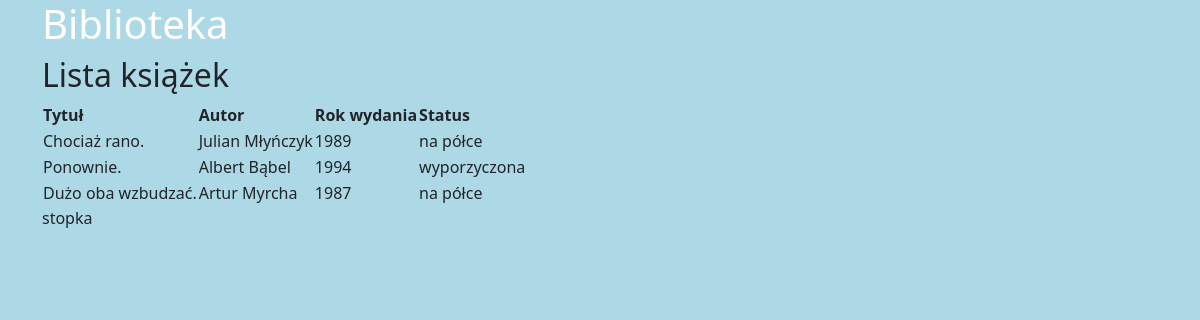
The page /books/ on the database as committed earlier.
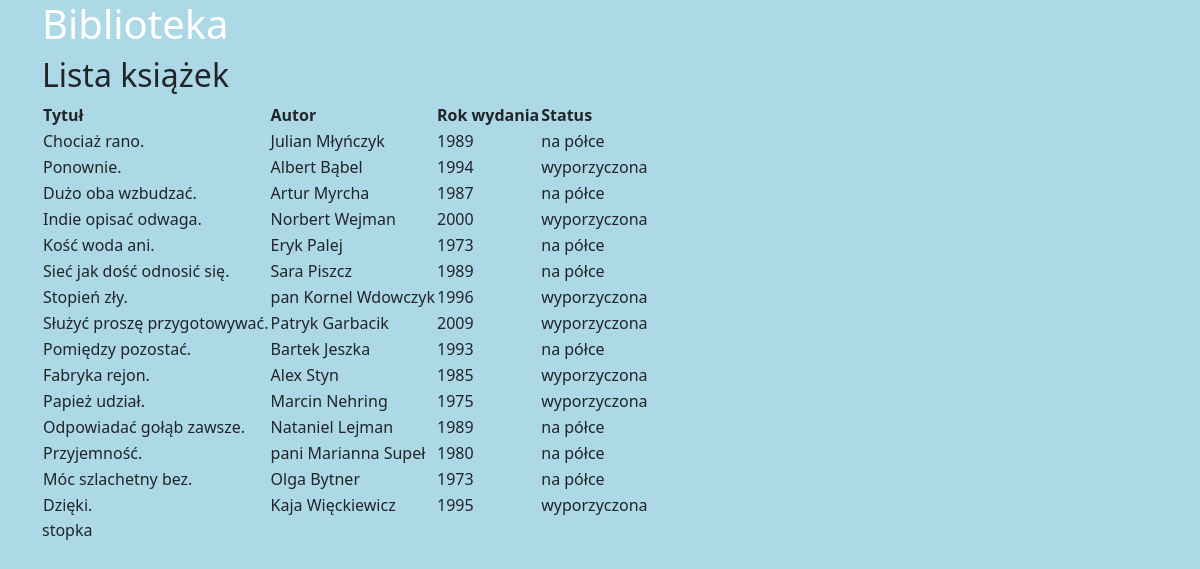
The same page on the database as committed later.
### books/models.py (models this page shows, shortened)
class Book(models.Model):
    title = models.CharField(max_length=255)
    description = models.TextField()
    available = models.BooleanField(default=False)
    publication_year = models.IntegerField()
    author = models.CharField(max_length=100)

### books/views.py (the view)
# urls.py: path('', books_list),
def books_list(request):
    books = Book.objects.all()
    context = {"books_list": books}
    return render(request, "books/list_books1.html", context)

### books/templates/books/list_books1.html (shortened to what this page needs)
{% extends "books/base.html" %}
{% block content %}
<h2>Lista książek</h2>
<table>
    <thead>
    <tr>
        <th>Tytuł</th>
        <th>Autor</th>
        <th>Rok wydania</th>
        <th>Status</th>
    </tr>
    </thead>
    <tbody>
    {% for book in books_list %}
        <tr>
            <td>{{ book.title }}</td>
            <td>{{ book.author }}</td>
            <td>{{ book.publication_year }}</td>
            {% if book.available %}
                <td>na półce</td>
            {% else %}
                <td>wyporzyczona</td>
            {% endif %}
        </tr>
    {% endfor %}
    </tbody>
</table>
{% endblock %}

### books/templates/books/base.html (shortened to what this page needs)
{% load static %}
<!DOCTYPE html>
<html lang="en">
<head>
    <link href="https://cdn.jsdelivr.net/npm/bootstrap@5.0.2/dist/css/bootstrap.min.css" rel="stylesheet">
    <link href="{% static 'main/css/style.css' %}" rel="stylesheet">
</head>
<body>
<div class="container">
    <header><h1>Biblioteka</h1></header>
    {% block content %}
    {% endblock %}
    <footer>stopka</footer>
</div>
</body>
</html>

### main/static/main/css/style.css (style rules this page uses)
body { background-color: lightblue; }
h1 { color: white; }

Rows that differ between the two databases and show on the page:
added Book: title "Indie opisać odwaga.", author "Norbert Wejman", publication_year "2000", available "wyporzyczona"
added Book: title "Kość woda ani.", author "Eryk Palej", publication_year "1973", available "na półce"
added Book: title "Sieć jak dość odnosić się.", author "Sara Piszcz", publication_year "1989", available "na półce"
added Book: title "Stopień zły.", author "pan Kornel Wdowczyk", publication_year "1996", available "wyporzyczona"
added Book: title "Służyć proszę przygotowywać.", author "Patryk Garbacik", publication_year "2009", available "wyporzyczona"
added Book: title "Pomiędzy pozostać.", author "Bartek Jeszka", publication_year "1993", available "na półce"
added Book: title "Fabryka rejon.", author "Alex Styn", publication_year "1985", available "wyporzyczona"
added Book: title "Papież udział.", author "Marcin Nehring", publication_year "1975", available "wyporzyczona"
added Book: title "Odpowiadać gołąb zawsze.", author "Nataniel Lejman", publication_year "1989", available "na półce"
added Book: title "Przyjemność.", author "pani Marianna Supeł", publication_year "1980", available "na półce"
added Book: title "Móc szlachetny bez.", author "Olga Bytner", publication_year "1973", available "na półce"
added Book: title "Dzięki.", author "Kaja Więckiewicz", publication_year "1995", available "wyporzyczona"
